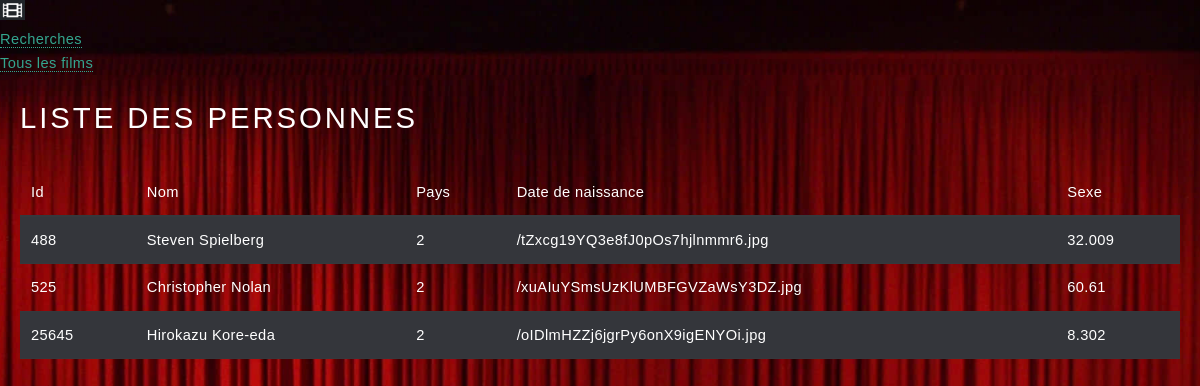
The app's page /admin_getPersonne with its own data.
### tables this page shows
CREATE TABLE "personne" (
	"id"	INTEGER NOT NULL PRIMARY KEY AUTOINCREMENT,
	"nom"	text NOT NULL,
	"sexe"	text DEFAULT NULL,
	"profile_path"	TEXT,
	"popularity"	NUMERIC
);

### projet_webfilms-master-flask_V0 3/webfilms.py (the view)
@app.route('/admin_getPersonne')
def admin_personne():
    personnes = db.get_personne()
    return render_template("liste_personne.html", personnes=personnes)

### projet_webfilms-master-flask_V0 3/database.py (called while the page is built)
def _select(requete, params=None):
    with sqlite3.connect(DBNAME) as db:
        c = db.cursor()
        if params is None:
            c.execute(requete)
        else:
            c.execute(requete, params)
        res = c.fetchall()
    return res

def get_personne():
    requete = """SELECT * FROM personne"""
    return _select(requete)

### projet_webfilms-master-flask_V0 3/templates/liste_personne.html (shortened to what this page needs)
{% extends "common_layout.html" %}
{% block container %}
<h1 class="title is-1"> Liste des personnes </h1>
<table class="table is-narrow is-hoverable is-bordered">
    <thead>
        <tr>
            <td> <b>Id</b> </td>
            <td> <b>Nom</b> </td>
            <td> <b>Pays</b> </td>
            <td> <b>Date de naissance</b> </td>
            <td> <b>Sexe</b> </td>
        </tr>
    </thead>
    <tbody>
    {% for id, nom, pays, naissance, sexe in personnes %}
        <tr> <td>{{ id }}</td> <td>{{ nom }}</td> <td>{{ pays }}</td> <td>{{ naissance }}</td> <td>{{ sexe }}</td> </tr>
    {% endfor %}
    </tbody>
</table>
{% endblock %}

### projet_webfilms-master-flask_V0 3/templates/common_layout.html (shortened to what this page needs)
<!DOCTYPE html>
<html lang='fr'>
<head>
  <link rel="stylesheet" href="{{ url_for('static', filename='main.css') }}">
  <link rel="stylesheet" href="{{ url_for('static', filename='style.css') }}"/>
</head>
<body class="has-navbar-fixed-top">
<nav class="navbar is-fixed-top is-info">
    <div class="navbar-brand">
        <a class="navbar-item" href="{{ url_for('index') }}">
           <img alt='movie icon' src="{{ url_for('static', filename='movie.png') }} " height="20">
       </a>
    </div>
    <div class="navbar-menu">
        <div class="navbar-start">
            <div class="navbar-item has-dropdown is-hoverable">
                <a class="navbar-link">Recherches</a>
                <div class="navbar-dropdown">
                    <a class="navbar-item" href="{{ url_for('index')}}">Tous les films</a>
                </div>
            </div>
        </div>
    </div>
</nav>
{% block content %}
  <section>
    <div class="container content">
    {% block container %}
    {% endblock %}
    </div>
  </section>
{% endblock %}
</body>
</html>

### projet_webfilms-master-flask_V0 3/static/main.css (style rules this page uses)
html, body, div, span, applet, object, iframe, h1, h2, h3, h4, h5, h6, p, blockquote, pre, a, abbr, acronym, address, big, cite, code, del, dfn, em, img, ins, kbd, q, s, samp, small, strike, strong, sub, sup, tt, var, b, u, i, center, dl, dt, dd, ol, ul, li, fieldset, form, label, legend, table, caption, tbody, tfoot, thead, tr, th, td, article, aside, canvas, details, embed, figure, figcaption, footer, header, hgroup, menu, nav, output, ruby, section, summary, time, mark, audio, video { margin: 0; padding: 0; border: 0; font-size: 100%; font: inherit; vertical-align: baseline; }
article, aside, details, figcaption, figure, footer, header, hgroup, menu, nav, section { display: block; }
body { line-height: 1; }
table { border-collapse: collapse; border-spacing: 0; }
body { -webkit-text-size-adjust: none; }
body { -ms-overflow-style: scrollbar; }
html { box-sizing: border-box; }
*, *:before, *:after { box-sizing: inherit; }
body { background: #242629; }
body, input, select, textarea { color: #a0a0a1; font-family: "Source Sans Pro", Helvetica, sans-serif; font-size: 15pt; font-weight: 300; letter-spacing: 0.025em; line-height: 1.65; }
@media screen and (max-width: 1680px) { body, input, select, textarea { font-size: 11pt; } }
a { -moz-transition: color 0.2s ease-in-out, border-bottom-color 0.2s ease-in-out; -webkit-transition: color 0.2s ease-in-out, border-bottom-color 0.2s ease-in-out; -ms-transition: color 0.2s ease-in-out, border-bottom-color 0.2s ease-in-out; transition: color 0.2s ease-in-out, border-bottom-color 0.2s ease-in-out; border-bottom: dotted 1px; color: #34a58e; text-decoration: none; }
strong, b { color: #ffffff; font-weight: 300; }
h1, h2, h3, h4, h5, h6 { color: #ffffff; font-weight: 300; letter-spacing: 0.1em; line-height: 1.5; margin: 0 0 1em 0; text-transform: uppercase; }
h1 { font-size: 2em; }
table { margin: 0 0 2em 0; width: 100%; }
table tbody tr { border: solid 1px #36383c; border-left: 0; border-right: 0; }
table tbody tr:nth-child(2n + 1) { background-color: #34363b; }
table td { padding: 0.75em 0.75em; }
table thead { border-bottom: solid 2px #36383c; }
body { padding: 0 0 4em 0; }

### projet_webfilms-master-flask_V0 3/static/style.css (style rules this page uses)
body, html { height: 100%; margin: 0; padding: 0; background: url('netflixBackground.png') no-repeat center center fixed; background-size: cover; color: #fff; font-family: Arial, sans-serif; overflow-x: hidden; }
.container { max-width: 1280px; margin: 0 auto; padding: 20px; }

### records on screen
personne: id "488", nom "Steven Spielberg", sexe "2", profile_path "/tZxcg19YQ3e8fJ0pOs7hjlnmmr6.jpg", popularity "32.009"
personne: id "525", nom "Christopher Nolan", sexe "2", profile_path "/xuAIuYSmsUzKlUMBFGVZaWsY3DZ.jpg", popularity "60.61"
personne: id "25645", nom "Hirokazu Kore-eda", sexe "2", profile_path "/oIDlmHZZj6jgrPy6onX9igENYOi.jpg", popularity "8.302"
